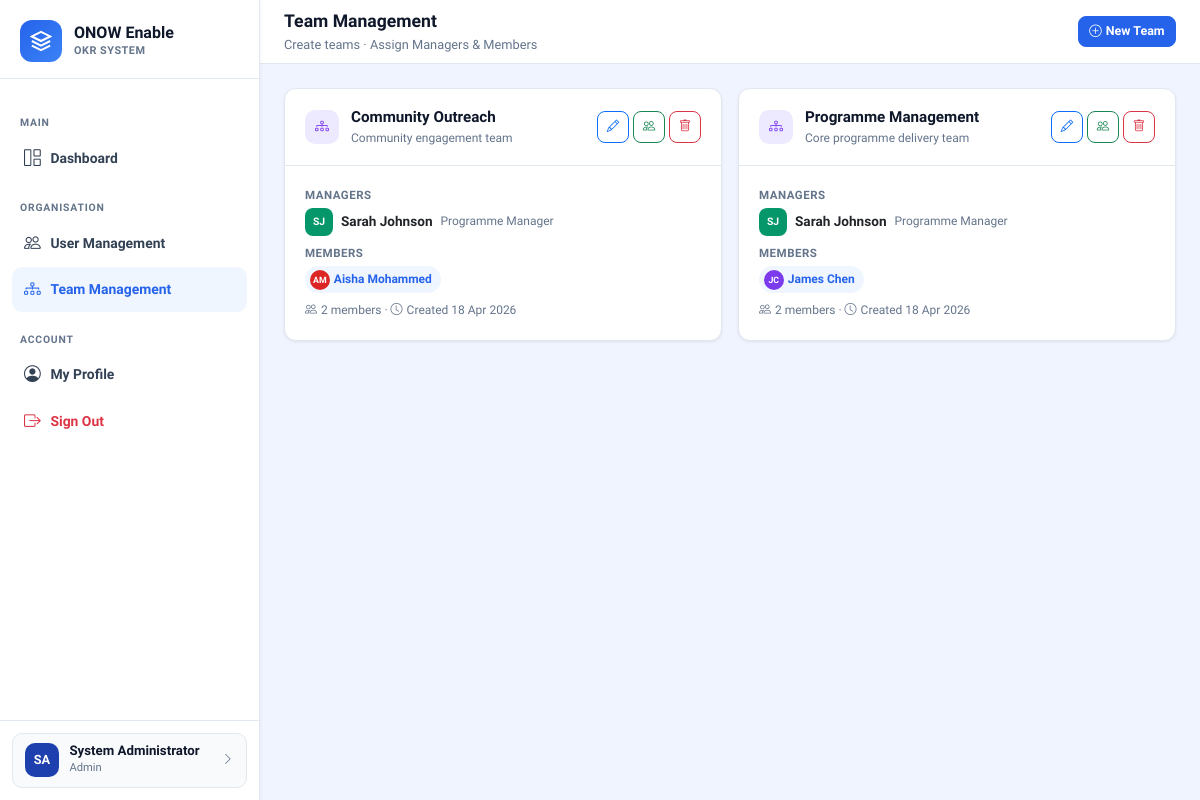
The page /team_management.php (signed in) on the database its author committed.
### tables this page shows
CREATE TABLE IF NOT EXISTS users (
    id            INT AUTO_INCREMENT PRIMARY KEY,
    full_name     VARCHAR(100)  NOT NULL,
    email         VARCHAR(150)  NOT NULL UNIQUE,
    password_hash VARCHAR(255)  NOT NULL,
    role          ENUM('Admin','Manager','Member') NOT NULL DEFAULT 'Member',
    phone         VARCHAR(30),
    department    VARCHAR(100),
    job_title     VARCHAR(100),
    avatar_color  VARCHAR(7)    DEFAULT '#2563EB',
    is_active     TINYINT(1)    DEFAULT 1,
    last_login    DATETIME,
    created_at    DATETIME      DEFAULT CURRENT_TIMESTAMP,
    updated_at    DATETIME      DEFAULT CURRENT_TIMESTAMP ON UPDATE CURRENT_TIMESTAMP
);

CREATE TABLE IF NOT EXISTS teams (
    id          INT AUTO_INCREMENT PRIMARY KEY,
    name        VARCHAR(100) NOT NULL,
    description TEXT,
    created_by  INT NOT NULL,
    created_at  DATETIME DEFAULT CURRENT_TIMESTAMP,
    updated_at  DATETIME DEFAULT CURRENT_TIMESTAMP ON UPDATE CURRENT_TIMESTAMP,
    CONSTRAINT fk_team_creator FOREIGN KEY (created_by) REFERENCES users(id) ON DELETE RESTRICT
);

### includes/auth.php (called while the page is built, shortened)
<?php
require_once __DIR__.'/config.php';
function isLoggedIn(): bool {
    return true;
}
function getCurrentUser(): ?array {
    $s = getDB()->prepare("SELECT id,full_name,email,role,phone,department,job_title,avatar_color,last_login FROM users WHERE id=? AND is_active=1");
    $s->execute([$_SESSION['user_id']]);
    return $s->fetch() ?: null;
}

### includes/config.php (called while the page is built, shortened)
<?php
function getDB(): PDO {
    static $pdo = null;
    if ($pdo === null) {
        try {
            $dsn = "mysql:host=".DB_HOST.";dbname=".DB_NAME.";charset=".DB_CHARSET;
            $pdo = new PDO($dsn, DB_USER, DB_PASS, [
                PDO::ATTR_ERRMODE            => PDO::ERRMODE_EXCEPTION,
                PDO::ATTR_DEFAULT_FETCH_MODE => PDO::FETCH_ASSOC,
                PDO::ATTR_EMULATE_PREPARES   => false,
            ]);
        } catch (PDOException $e) {
            http_response_code(500);
            die(json_encode(['success'=>false,'message'=>'Database connection failed.']));
        }
    }
    return $pdo;
}

### includes/functions.php (called while the page is built, shortened)
<?php
require_once __DIR__.'/config.php';
require_once __DIR__.'/auth.php';
function getAllTeams(): array {
    return getDB()->query("SELECT t.*,u.full_name as created_by_name,(SELECT COUNT(*) FROM team_members tm WHERE tm.team_id=t.id) as member_count FROM teams t LEFT JOIN users u ON t.created_by=u.id ORDER BY t.name")->fetchAll();
}
function getTeamMembers(int $teamId): array {
    $s = getDB()->prepare("SELECT u.id,u.full_name,u.email,u.role,u.avatar_color,u.job_title,u.department FROM team_members tm JOIN users u ON tm.user_id=u.id WHERE tm.team_id=? ORDER BY u.role,u.full_name");
    $s->execute([$teamId]); return $s->fetchAll();
}
function initials(string $name): string {
    return strtoupper(substr(implode('',array_map(fn($w)=>$w[0],explode(' ',trim($name)))),0,2));
}

### team_management.php (the view, shortened to what this page needs)
<?php
require_once 'includes/auth.php';
require_once 'includes/functions.php';
$user = getCurrentUser(); $currentPage = 'team_management';
$teams    = getAllTeams();
?>
<!DOCTYPE html>
<html lang="en">
<head>
<link href="https://cdn.jsdelivr.net/npm/bootstrap@5.3.2/dist/css/bootstrap.min.css" rel="stylesheet">
<link href="https://cdn.jsdelivr.net/npm/bootstrap-icons@1.11.3/font/bootstrap-icons.css" rel="stylesheet">
<link href="css/style.css" rel="stylesheet">
</head>
<body>
<div class="app-wrapper">
<?php include 'includes/nav.php'; ?>
<main class="main-content">
  <header class="top-header">
    <div><div class="page-title">Team Management</div><div class="page-breadcrumb">Create teams · Assign Managers &amp; Members</div></div>
    <div class="header-actions"><button class="btn btn-primary btn-sm" data-bs-toggle="modal" data-bs-target="#createTeamModal"><i class="bi bi-plus-circle me-1"></i>New Team</button></div>
  </header>
  <div class="page-body">
    <?php if (empty($teams)): ?>
    <div class="empty-state card"><div class="card-body"><i class="bi bi-diagram-3"></i><h5>No Teams Yet</h5><p class="small">Create your first team and assign Managers and Members to it.</p><button class="btn btn-primary btn-sm mt-2" data-bs-toggle="modal" data-bs-target="#createTeamModal">Create Team</button></div></div>
    <?php else: ?>
    <div class="row g-3">
      <?php foreach ($teams as $team): $members=getTeamMembers($team['id']); $mgrs=array_filter($members,fn($m)=>$m['role']==='Manager'); $mems=array_filter($members,fn($m)=>$m['role']==='Member'); ?>
      <div class="col-lg-6">
        <div class="card">
          <div class="card-header">
            <div style="width:34px;height:34px;background:#ede9fe;border-radius:10px;display:flex;align-items:center;justify-content:center;flex-shrink:0"><i class="bi bi-diagram-3" style="color:#7c3aed"></i></div>
            <div class="flex-grow-1">
              <div class="card-title"><?= htmlspecialchars($team['name']) ?></div>
              <?php if ($team['description']): ?><div class="text-muted" style="font-size:.75rem"><?= htmlspecialchars($team['description']) ?></div><?php endif; ?>
            </div>
            <div class="d-flex gap-1">
              <button class="btn btn-sm btn-outline-primary btn-icon" onclick="editTeam(<?= htmlspecialchars(json_encode($team)) ?>)" title="Edit"><i class="bi bi-pencil"></i></button>
              <button class="btn btn-sm btn-outline-success btn-icon" onclick="manageMembers(<?= $team['id'] ?>,'<?= htmlspecialchars(addslashes($team['name'])) ?>',<?= htmlspecialchars(json_encode(array_column($members,'id'))) ?>)" title="Manage Members"><i class="bi bi-people"></i></button>
              <button class="btn btn-sm btn-outline-danger btn-icon" onclick="deleteTeam(<?= $team['id'] ?>,'<?= htmlspecialchars(addslashes($team['name'])) ?>')" title="Delete"><i class="bi bi-trash"></i></button>
            </div>
          </div>
          <div class="card-body">
            <?php if (empty($members)): ?>
            <div class="text-muted small text-center py-2">No members assigned. Click <i class="bi bi-people"></i> to assign.</div>
            <?php else: ?>
              <?php if (!empty($mgrs)): ?>
              <div class="mb-2"><div class="text-muted mb-1" style="font-size:.72rem;font-weight:700;text-transform:uppercase;letter-spacing:.5px">Managers</div>
              <?php foreach ($mgrs as $m): $ini=initials($m['full_name']); ?>
              <div class="d-flex align-items-center gap-2 mb-1">
                <div class="user-avatar" style="background:<?= htmlspecialchars($m['avatar_color']) ?>;width:28px;height:28px;font-size:.65rem;border-radius:8px"><?= $ini ?></div>
                <span style="font-size:.85rem;font-weight:600"><?= htmlspecialchars($m['full_name']) ?></span>
                <?php if ($m['job_title']): ?><span class="text-muted" style="font-size:.75rem"><?= htmlspecialchars($m['job_title']) ?></span><?php endif; ?>
              </div>
              <?php endforeach; ?>
              </div>
              <?php endif; ?>
              <?php if (!empty($mems)): ?>
              <div><div class="text-muted mb-1" style="font-size:.72rem;font-weight:700;text-transform:uppercase;letter-spacing:.5px">Members</div>
              <div class="d-flex flex-wrap gap-1">
              <?php foreach ($mems as $m): $ini=initials($m['full_name']); ?>
              <div class="d-flex align-items-center gap-1" style="background:var(--primary-lt);border-radius:20px;padding:.2rem .6rem .2rem .3rem">
                <div class="user-avatar" style="background:<?= htmlspecialchars($m['avatar_color']) ?>;width:20px;height:20px;font-size:.55rem;border-radius:50%"><?= $ini ?></div>
                <span style="font-size:.75rem;font-weight:600;color:var(--primary)"><?= htmlspecialchars($m['full_name']) ?></span>
              </div>
              <?php endforeach; ?>
              </div></div>
              <?php endif; ?>
            <?php endif; ?>
            <div class="mt-2 text-muted" style="font-size:.75rem"><i class="bi bi-people me-1"></i><?= count($members) ?> member<?= count($members)!==1?'s':'' ?> · <i class="bi bi-clock me-1"></i>Created <?= date('d M Y',strtotime($team['created_at'])) ?></div>
          </div>
        </div>
      </div>
      <?php endforeach; ?>
    </div>
    <?php endif; ?>
  </div>
</main>
</div>
</body></html>

### includes/nav.php (shortened to what this page needs)
<?php
$role = $user['role'];
$ini  = initials($user['full_name']);
?>
<aside class="sidebar" id="sidebar">
  <div class="sidebar-brand">
    <div class="brand-icon">
      <svg width="22" height="22" fill="none" stroke="white" stroke-width="2.2" viewBox="0 0 24 24">
        <path d="M12 2L2 7l10 5 10-5-10-5z"/><path d="M2 17l10 5 10-5"/><path d="M2 12l10 5 10-5"/>
      </svg>
    </div>
    <div class="brand-text">
      <div class="name">ONOW Enable</div>
      <div class="sub">OKR System</div>
    </div>
  </div>
  <nav class="sidebar-nav">
    <?php foreach ($nav as $item): ?>
      <?php if (isset($item['section'])): ?>
        <div class="nav-section-label"><?= $item['section'] ?></div>
      <?php else: ?>
        <div class="nav-item">
          <a href="<?= $item['href'] ?>" class="nav-link <?= $currentPage===$item['page']?'active':'' ?> <?= !empty($item['danger'])?'text-danger':'' ?>">
            <i class="bi <?= $item['icon'] ?>"></i> <?= $item['label'] ?>
          </a>
        </div>
      <?php endif; ?>
    <?php endforeach; ?>
  </nav>
  <div class="sidebar-footer">
    <a href="profile.php" class="user-card">
      <div class="user-avatar" style="background:<?= htmlspecialchars($user['avatar_color']) ?>"><?= $ini ?></div>
      <div class="user-info">
        <div class="uname"><?= htmlspecialchars($user['full_name']) ?></div>
        <div class="urole"><?= $user['role'] ?></div>
      </div>
      <i class="bi bi-chevron-right ms-auto text-muted small"></i>
    </a>
  </div>
</aside>

### css/style.css (style rules this page uses)
:root { --primary:#2563EB;--primary-dk:#1d4ed8;--primary-lt:#eff6ff; --success:#059669;--success-lt:#ecfdf5; --warning:#d97706;--warning-lt:#fffbeb; --danger:#dc2626;--danger-lt:#fef2f2; --secondary:#6366f1;--secondary-lt:#ede9fe; --info:#0891b2;--info-lt:#ecfeff; --bg:#f0f4ff;--surface:#fff;--surface2:#f8fafc; --border:#e2e8f0;--border2:#cbd5e1; --text:#0f172a;--text2:#334155;--muted:#64748b; --sidebar-w:260px;--header-h:64px;--radius:12px; --shadow:0 1px 3px rgba(0,0,0,.08);--shadow-md:0 4px 16px rgba(0,0,0,.08);--shadow-lg:0 12px 40px rgba(0,0,0,.12); }
* { box-sizing:border-box;margin:0;padding:0 }
body { font-family:'Plus Jakarta Sans',sans-serif;background:var(--bg);color:var(--text);font-size:14px;line-height:1.6 }
.text-muted { color:var(--muted)!important }
.app-wrapper { display:flex;min-height:100vh }
.sidebar { width:var(--sidebar-w);background:var(--surface);border-right:1px solid var(--border);display:flex;flex-direction:column;position:fixed;top:0;left:0;bottom:0;z-index:200;transition:transform .25s;box-shadow:var(--shadow) }
.sidebar-brand { padding:1.25rem 1.25rem 1rem;border-bottom:1px solid var(--border);display:flex;align-items:center;gap:.75rem }
.brand-icon { width:42px;height:42px;background:linear-gradient(135deg,var(--primary),#3b82f6);border-radius:12px;display:flex;align-items:center;justify-content:center;flex-shrink:0 }
.brand-text .name { font-size:1rem;font-weight:800;color:var(--text);line-height:1.2 }
.brand-text .sub { font-size:.68rem;color:var(--muted);text-transform:uppercase;letter-spacing:.5px;font-weight:600 }
.sidebar-nav { flex:1;overflow-y:auto;padding:1rem .75rem }
.nav-section-label { font-size:.65rem;font-weight:700;text-transform:uppercase;letter-spacing:.8px;color:var(--muted);padding:.5rem .5rem .25rem;margin-top:.75rem }
.nav-item { margin-bottom:2px }
.nav-link { display:flex;align-items:center;gap:.6rem;padding:.55rem .75rem;border-radius:10px;color:var(--text2);font-weight:600;font-size:.87rem;text-decoration:none;transition:all .15s }
.nav-link.active { background:var(--primary-lt);color:var(--primary) }
.nav-link i { font-size:1.05rem;flex-shrink:0 }
.sidebar-footer { padding:.75rem;border-top:1px solid var(--border) }
.user-card { display:flex;align-items:center;gap:.65rem;padding:.6rem .75rem;border-radius:10px;background:var(--surface2);border:1px solid var(--border);cursor:pointer;transition:all .15s;text-decoration:none;color:inherit }
.user-avatar { width:34px;height:34px;border-radius:10px;display:flex;align-items:center;justify-content:center;font-size:.8rem;font-weight:700;color:#fff;flex-shrink:0 }
.user-info .uname { font-size:.83rem;font-weight:700;color:var(--text);line-height:1.2 }
.user-info .urole { font-size:.7rem;color:var(--muted);font-weight:500 }
.main-content { margin-left:var(--sidebar-w);flex:1;display:flex;flex-direction:column;min-height:100vh }
.top-header { height:var(--header-h);background:var(--surface);border-bottom:1px solid var(--border);display:flex;align-items:center;padding:0 1.5rem;position:sticky;top:0;z-index:100;gap:1rem }
.page-title { font-size:1.1rem;font-weight:700;color:var(--text) }
.page-breadcrumb { font-size:.8rem;color:var(--muted) }
.header-actions { margin-left:auto;display:flex;align-items:center;gap:.5rem }
.page-body { padding:1.5rem;flex:1 }
.card { background:var(--surface);border:1px solid var(--border);border-radius:var(--radius);box-shadow:var(--shadow) }
.card-header { padding:1rem 1.25rem;border-bottom:1px solid var(--border);background:transparent;display:flex;align-items:center;gap:.75rem }
.card-title { font-size:.95rem;font-weight:700;color:var(--text);margin:0 }
.card-body { padding:1.25rem }
.btn { font-family:inherit;font-weight:600;font-size:.85rem;border-radius:8px;transition:all .15s }
.btn-primary { background:var(--primary);border-color:var(--primary) }
.btn-sm { padding:.3rem .65rem;font-size:.78rem }
.btn-icon { width:32px;height:32px;padding:0;display:inline-flex;align-items:center;justify-content:center }

### rows shown on the page
users: full_name "SA", full_name "System Administrator", role "Admin"
teams: name "Community Outreach", description "Community engagement team", count($members) "2", created_at "18 Apr 2026"
users: full_name "SJ", full_name "Sarah Johnson", job_title "Programme Manager"
users: full_name "AM", full_name "Aisha Mohammed"
teams: name "Programme Management", description "Core programme delivery team", count($members) "2", created_at "18 Apr 2026"
users: full_name "JC", full_name "James Chen"

### other values the page prints
$item['section'] "MAIN"
$item['label'] "Dashboard"
$item['section'] "ORGANISATION"
$item['label'] "User Management"
$item['label'] "Team Management"
$item['section'] "ACCOUNT"
$item['label'] "My Profile"
$item['label'] "Sign Out"
